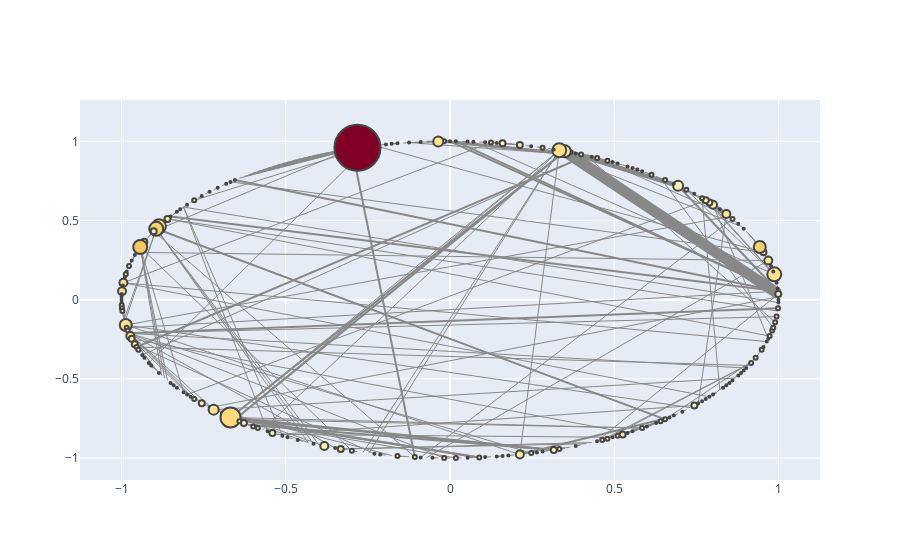

The code cell stored with this chart in its notebook:
### Code cell
pgGraph_top3 = pgGraph.copy()
applyLayout(pgGraph_top3, nx.circular_layout)
configure_plotly_browser_state()
plotNetworkWidthColor_Top3(pgGraph_top3, page_centr)
